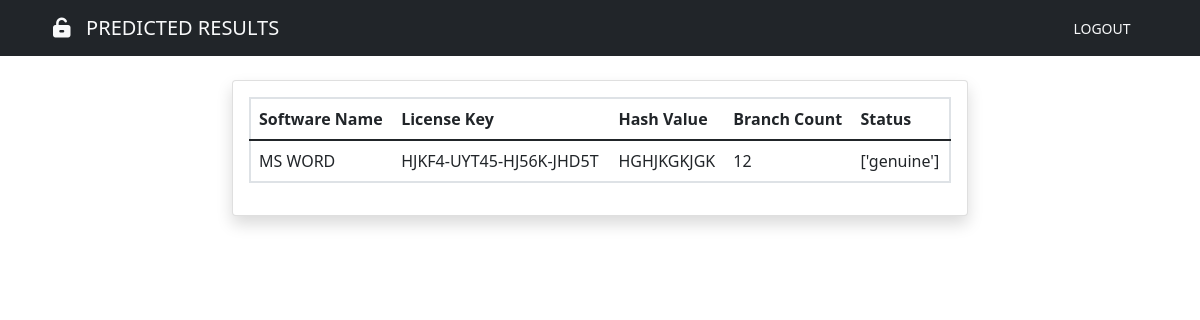
/output/, run on an earlier commit of the app's database.
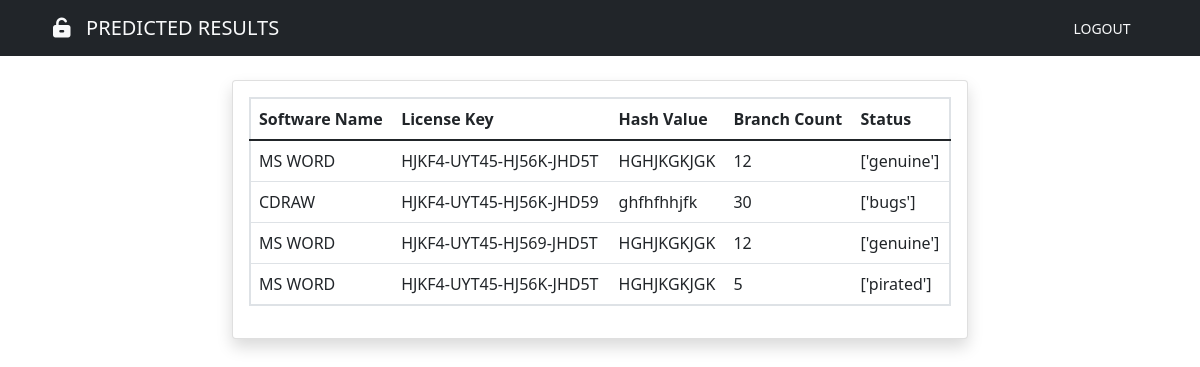
And on a later commit of the database.
### myapp/models.py (models this page shows, shortened)
class Predictions(models.Model):
    softwarename = models.CharField(max_length=50, null=True)
    licensekey = models.CharField(max_length=50, null=True)
    Hashvalue = models.CharField(max_length=50, null=True)
    branchCount = models.PositiveIntegerField(
        validators=[MinValueValidator(1), MaxValueValidator(30)], null=True)
    Predictions = models.CharField(max_length=50, blank=True)
    Tested_at = models.DateField(auto_now_add=True)
    class Meta:
        ordering = ['-Tested_at']
        verbose_name = 'predictions'
        verbose_name_plural = 'predictions'

### myapp/views.py (the view)
# urls.py: path('output/', views.output, name="output"),
def output(request):
    pred_soft = Predictions.objects.all()
    context = {
        'pred_soft': pred_soft
    }
    return render(request, "output.html", context)

### myapp/templates/output.html (shortened to what this page needs)
{% extends 'base.html' %} {% load crispy_forms_tags %}
{% block nav-btn %}
<a href="{% url 'logout' %}" class="btn btn-sm text-light" id="btn-nav"
  >LOGOUT</a
>
{% endblock %}
{% block nav-content %}
<i class="fa-solid fa-unlock-keyhole"></i>&nbsp;&nbsp; PREDICTED RESULTS
{%endblock %}
{% block content %}
<div class="container">
  <div class="row mt-4">
    <div class="col-md-8 offset-md-2">
        <div class="card shadow">
        <div class="card-body">
      <table class="table border border-2 p-2">
        <thead>
            <tr>
                <th scope="col">Software Name</th>
                <th scope="col">License Key</th>
                <th scope="col">Hash Value</th>
                <th scope="col">Branch Count</th>
                <th scope="col">Status</th>
            </tr>
        </thead>
        <tbody>
            {% for data in pred_soft %}
            <tr>
                <td scope="row">{{data.softwarename}}</td>
                <td>{{data.licensekey}}</td>
                <td>{{data.Hashvalue}}</td>
                <td>{{data.branchCount}}</td>
                <td>{{data.Predictions}}</td>
            </tr>
            {% endfor %}
        </tbody>
      </table>
    </div>
    </div>
    </div>
  </div>
</div>
{% endblock content %}

### myapp/templates/base.html (shortened to what this page needs)
{% load static %}
<!DOCTYPE html>
<html lang="en">
<head>
    <link href="{% static 'vendor/fontawesome-free/css/all.min.css' %}" rel="stylesheet" type="text/css">
    <link href="{% static 'css/sb-admin-2.min.css' %}" rel="stylesheet">
    <link href="https://cdn.jsdelivr.net/npm/bootstrap@5.0.2/dist/css/bootstrap.min.css" rel="stylesheet">
    <link rel="stylesheet" href="https://cdnjs.cloudflare.com/ajax/libs/font-awesome/6.2.1/css/all.min.css" />
    <link href={% static "css/style.css" %} rel="stylesheet">
</head>
<body>
    <div class="wrapper">
        <header>
            <nav class="navbar navbar-expand-lg navbar-dark bg-dark">
                <div class="col-sm">
                    <a href="{% url 'frontend' %}" class="navbar-brand flex-grow-1 text-center text-light" style="margin-left: 25px;">
                        {% block nav-content %}{% endblock %}
                    </a>
                </div>
                <div class="col-sm">
                    {% block nav-btn %}{% endblock %}
                </div>
            </nav>
        </header>
        {% block content %} {% endblock content %}
    </div>
</body>
</html>

### myapp/static/css/style.css (style rules this page uses)
html, body { height: 100%; margin: 0; max-width: 100%; }
.wrapper { min-height: 100%; margin-bottom: -50px; }
#btn-nav { width: 90px; float: right; margin-right: 25px; }

What changed in the data, as far as the page shows it:
added Predictions: softwarename "CDRAW", licensekey "HJKF4-UYT45-HJ56K-JHD59", Hashvalue "ghfhfhhjfk", branchCount "30", Predictions "['bugs']"
added Predictions: softwarename "MS WORD", licensekey "HJKF4-UYT45-HJ569-JHD5T", Hashvalue "HGHJKGKJGK", branchCount "12", Predictions "['genuine']"
added Predictions: softwarename "MS WORD", licensekey "HJKF4-UYT45-HJ56K-JHD5T", Hashvalue "HGHJKGKJGK", branchCount "5", Predictions "['pirated']"
